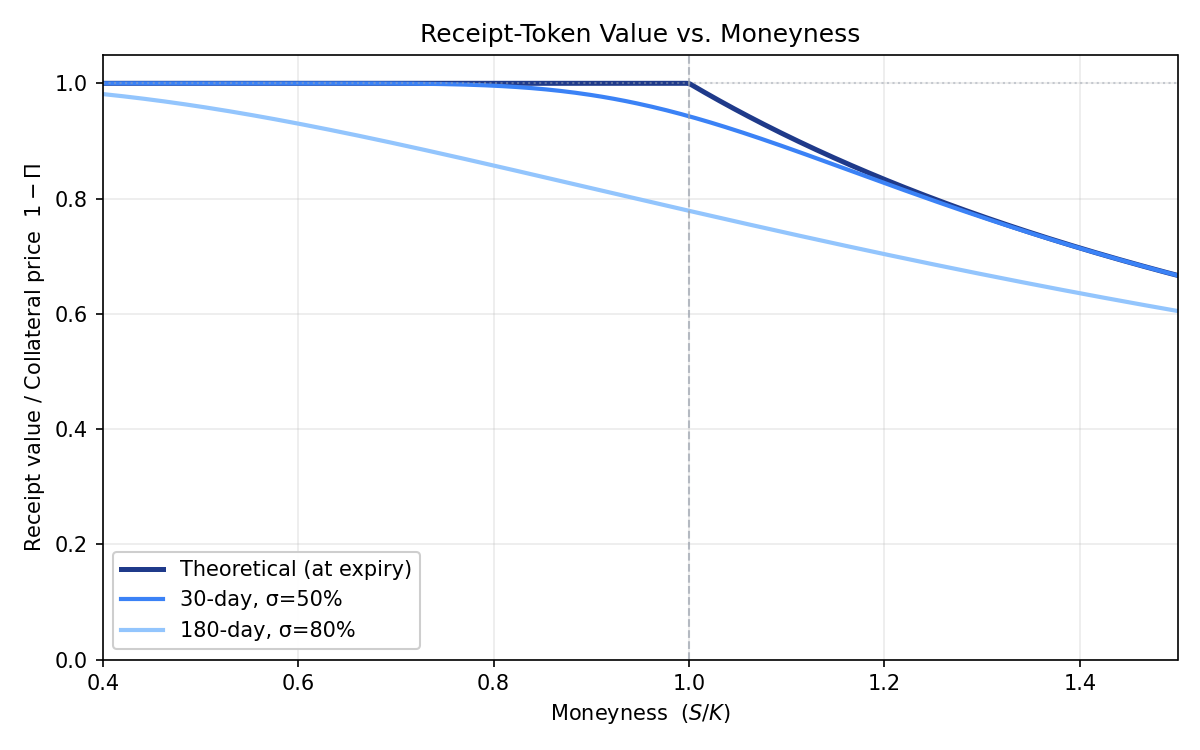

This figure's Python source:
"""
Receipt-Token value as a fraction of the underlying collateral price,
plotted against moneyness for three premium regimes:

  1. theoretical (sharp hockey stick) -- intrinsic option value at expiry
  2. soft -- a typical pre-expiry premium (~30 days, moderate vol)
  3. lower -- a longer-dated / higher-vol premium (more time value)

For a covered call writer, the receipt position is worth
    receipt = collateral_price - premium
because the receipt holder owes the option premium back to the long. Dividing
by the collateral price gives a unitless quantity capped at 1: defining the
premium fraction Π = C(S) / S yields

    y(S) = 1 - Π      where C is the call price.

At expiry, C(S) = max(S - K, 0), so y collapses to min(1, K/S) -- the sharp
right-angle "hockey stick" reflected through 1. Pre-expiry the time value
softens the corner; longer time / higher vol pushes the curve down further.

Run:
    python short_value_curves.py
Outputs:
    short_value_curves.png  (same directory as this script)
"""

from __future__ import annotations

from pathlib import Path

import matplotlib.pyplot as plt
import numpy as np
from scipy.stats import norm


def bs_call(S: np.ndarray, K: float, r: float, sigma: float, T: float) -> np.ndarray:
    """Black-Scholes call price (no dividends). Vectorised over S."""
    if T <= 0.0:
        return np.maximum(S - K, 0.0)
    sqrtT = np.sqrt(T)
    d1 = (np.log(S / K) + (r + 0.5 * sigma ** 2) * T) / (sigma * sqrtT)
    d2 = d1 - sigma * sqrtT
    return S * norm.cdf(d1) - K * np.exp(-r * T) * norm.cdf(d2)


def main() -> None:
    K = 100.0
    r = 0.0  # zero-rate keeps the visual centred on volatility/time effects
    S = np.linspace(40.0, 220.0, 600)
    moneyness = S / K

    # Three premium scenarios, increasing in time-value content.
    premium_intrinsic = np.maximum(S - K, 0.0)                # sharp hockey stick
    premium_soft = bs_call(S, K, r, sigma=0.50, T=30 / 365)   # 30 days, 50% vol
    premium_lower = bs_call(S, K, r, sigma=0.80, T=180 / 365) # 6 months, 80% vol

    receipt_intrinsic = (S - premium_intrinsic) / S
    receipt_soft = (S - premium_soft) / S
    receipt_lower = (S - premium_lower) / S

    fig, ax = plt.subplots(figsize=(8.0, 5.0))
    ax.plot(moneyness, receipt_intrinsic, lw=2.4, color="#1f3a8a",
            label="Theoretical (at expiry)")
    ax.plot(moneyness, receipt_soft, lw=2.0, color="#3b82f6",
            label="30-day, σ=50%")
    ax.plot(moneyness, receipt_lower, lw=2.0, color="#93c5fd",
            label="180-day, σ=80%")

    ax.axvline(1.0, color="#9ca3af", ls="--", lw=1, alpha=0.7)
    ax.axhline(1.0, color="#9ca3af", ls=":", lw=1, alpha=0.5)
    ax.set_xlabel("Moneyness  ($S / K$)")
    ax.set_ylabel(r"Receipt value / Collateral price  $1 - \Pi$")
    ax.set_title("Receipt-Token Value vs. Moneyness")
    ax.set_xlim(moneyness.min(), 1.5)
    ax.set_ylim(0.0, 1.05)
    ax.grid(alpha=0.25)
    ax.legend(loc="lower left", framealpha=0.95)

    out = Path(__file__).resolve().parent / "short_value_curves.png"
    fig.tight_layout()
    fig.savefig(out, dpi=150)
    print(f"wrote {out}")


if __name__ == "__main__":
    main()
